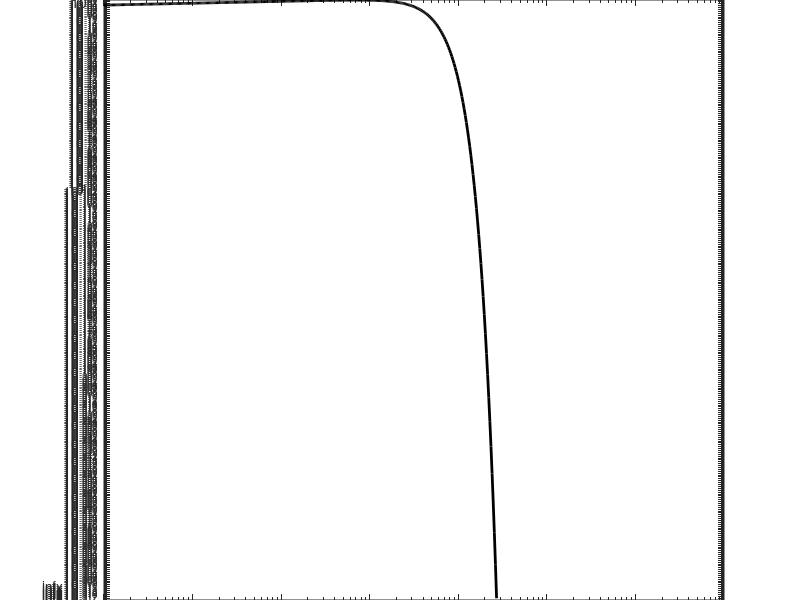

This chart was generated by the following MATLAB code: (Note: this script raises an error after producing the figure.)
% Code to generate Figure 20 of the echo statistics tutorial.
% This figure shows PDF of echo magnitude from multiple Rayleigh scatterers
% in a split aggregation in which the larger scatterers are separated from
% the smaller scatterers as illustrated in Fig. 19a
%
% Author: Wu-Jung Lee | leewujung@gmail.com | APL-UW


% 2016 10 26  Simulation for interspersed echo pdf
% 2016 11 01  Simulation for split echo pdf
% 2017 04 13  Update figure legend, axis labels, and curve style


clear
addpath './util_fcn'
base_path = './figs';

% Make save path
str = strsplit(mfilename('fullpath'),'/');
str = str{end};
save_path = fullfile(base_path,str);
if ~exist(save_path,'dir')
    mkdir(save_path);
end

% Set param
X = load('./figs/figure_12/figure_12_ka_num.mat');
ka = X.ka_3deg;

A = 0.05;
M_all = 20;
Nw_all = 2500;
Ns_all = [25,250,2500];%,20,50,500];
v_rayl1 = 1/sqrt(2);
pingnum_str = '1e3';
pingnum = eval(pingnum_str);

npt = 120;  % number of points for pe kde estimation


% Set operation
mc_opt = 1;  % 0 - do not re-generate realizations
             % 1 - re-generate all realizations


% Monte Carlo simulation
if mc_opt
    for iS = 1:length(M_all)
        v_rayl2 = M_all(iS)/sqrt(2);
        param.M = M_all(iS);
        disp(['M=',num2str(param.M)]);
        
        for iKA = 1:length(ka)
            for iNw = 1:length(Nw_all)                
                for iNs = 1:length(Ns_all)
                    tic
                    ka_sl = ka(iKA);
                    Ns_sl = Ns_all(iNs);
                    Nw_sl = Nw_all(iNw);
                    param.ka = ka_sl;
                    param.Ns = Ns_sl;
                    param.Nw = Nw_all(iNw);
                    param.A  = A;
                    
                    pingnum1 = pingnum*(1-param.A);
                    pingnum2 = pingnum*param.A;
                    env1 = zeros(1,length(pingnum1));
                    env2 = zeros(1,length(pingnum2));
                    
                    parfor iP = 1:pingnum1
                        % SCATTERER 1
                        % before beampattern
                        v_rayl = v_rayl1;
                        phase = rand(1,Nw_sl)*2*pi;
                        amp = raylrnd(repmat(v_rayl,1,Nw_sl));
                        s1 = amp.*exp(1i*phase);
                        
                        % position in the beam
                        u = unifrnd(0,1,1,sum(Nw_sl));
                        theta = acos(u);  % polar angle wrt beam axis
                        b1 = (2*besselj(1,ka_sl*sin(theta))./(ka_sl*sin(theta))).^2;
                        
                        % E=SB
                        e1 = s1.*b1;
                        env1(iP) = abs(sum(e1));
                    end
                    
                    parfor iP = 1:pingnum2
                        % SCATTERER 2
                        % before beampattern
                        v_rayl = v_rayl2;
                        phase = rand(1,Ns_sl)*2*pi;
                        amp = raylrnd(repmat(v_rayl,1,Ns_sl));
                        s2 = amp.*exp(1i*phase);
                        
                        % position in the beam
                        u = unifrnd(0,1,1,sum(Ns_sl));
                        theta = acos(u);  % polar angle wrt beam axis
                        b2 = (2*besselj(1,ka_sl*sin(theta))./(ka_sl*sin(theta))).^2;
                        
                        % E=SB
                        e2 = s2.*b2;
                        env2(iP) = abs(sum(e2));
                        
                    end
                    env = [env1,env2];
                    file_save = sprintf('pnum_%s_ka%2.4f_A%2.2f_M%02d_Nw%04d_Ns%04d.mat',...
                        pingnum_str,ka(iKA),A,param.M, ...
                        param.Nw,param.Ns);
                    save([save_path,'/',file_save],'env','param');
                    
                    toc
                end  % Ns
            end  % Nw
        end  % ka
    end  % scale
end % if re-run simulation




% Plot and cmp
for iM=1:length(M_all)
    for iNw=1:length(Nw_all)
        for iNs=1:length(Ns_all)
            fprintf('Ns=%d, Nw=%d\n',Ns_all(iNs),Nw_all(iNw));
            save_fname = sprintf('%s_A%2.2f_M%02d_Nw%04d_Ns%04d_smpl%s',...
                str,A,M_all(iM),Nw_all(iNw),Ns_all(iNs),pingnum_str);
            
            fig = figure;
            xr = logspace(-3,log10(2000),500);  % standard
            rayl = raylpdf(xr,1/sqrt(2));
            hr = loglog(xr,rayl,'k','linewidth',2);
            hold on
            
            simu_file = sprintf('pnum_%s_ka%2.4f_A%2.2f_M%02d_Nw%04d_Ns%04d.mat',...
                pingnum_str,ka,A,M_all(iM),Nw_all(iNw),Ns_all(iNs));
            E = load(fullfile(save_path,simu_file));
            [p_x,x] = findEchoDist_kde(E.env/sqrt(mean(E.env.^2)),npt);
            hh = loglog(x,p_x,'r','linewidth',2);
            
            %     title(sprintf('A=%2.2f ,Ns=%d, Nw=%d, smplN=%s',...
            %                   A,Ns_all(iNs),Nw_all(iNw),pingnum_str),...
            %           'fontsize',18);
            set(gca,'fontsize',16)
            xlabel('$\tilde{e}/<\tilde{e}^2>^{1/2}$','Interpreter','LaTex','fontsize',24);
            ylabel('$p_e(\tilde{e}/<\tilde{e}^2>^{1/2})$','Interpreter','LaTex','fontsize',24);
            switch iNs
                case 1
                    ll = legend(hh,'Ns = 25 (0.0937)');
                case 2
                    ll = legend(hh,'Ns = 250 (0.937)');
                case 3
                    ll = legend(hh,'Ns = 2500 (9.37)');
            end
            set(ll,'fontsize',22);
            xlim([1e-3 1e2]);
            ylim([1e-6 1e3]);
            
            saveas(fig,[fullfile(save_path,save_fname),'.fig'],'fig');
            saveSameSize(fig,'file',[fullfile(save_path,save_fname),'.png'],...
                'format','png');
            
        end
    end
end
